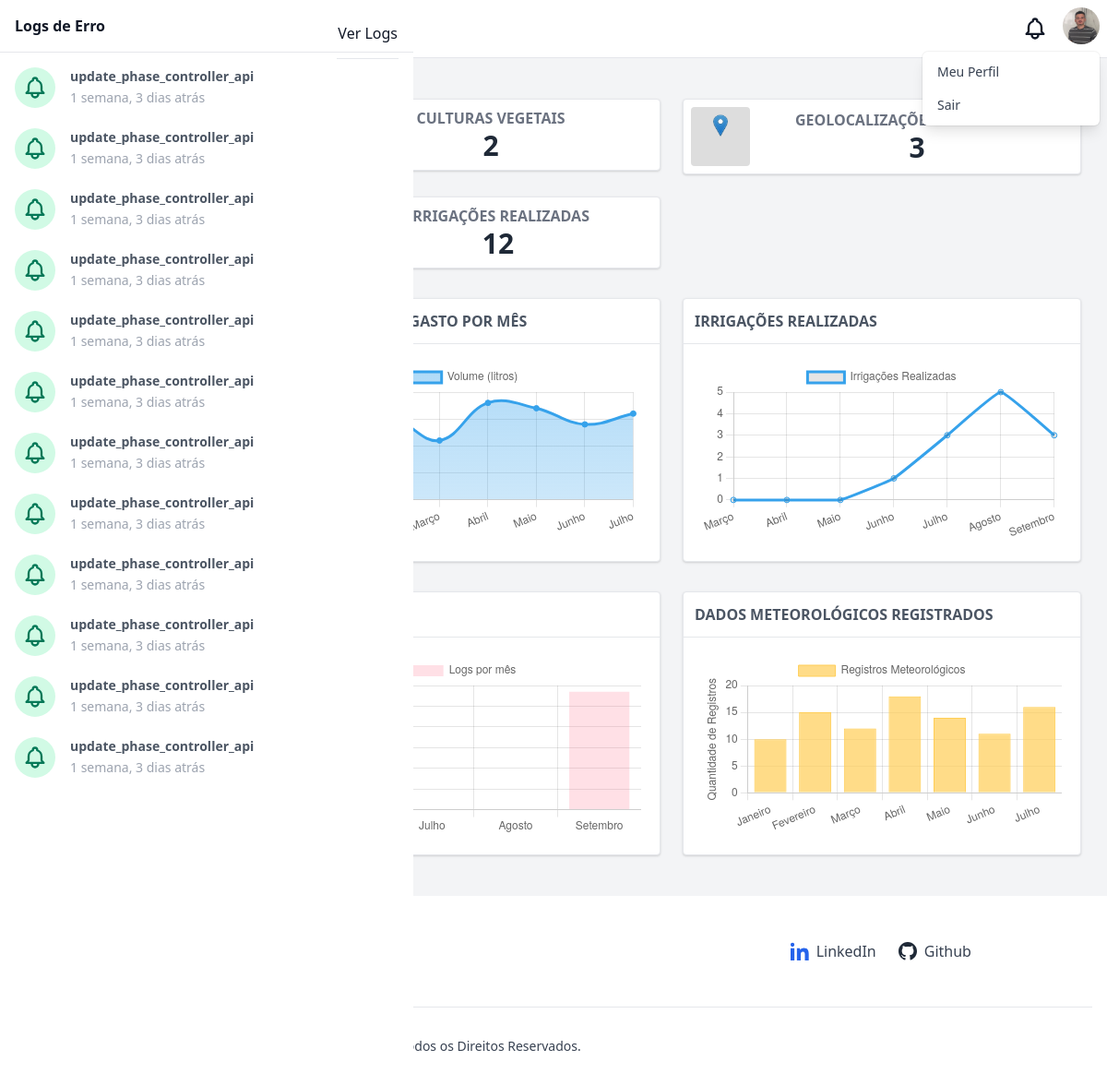
Before: / (signed in) with the older database file.
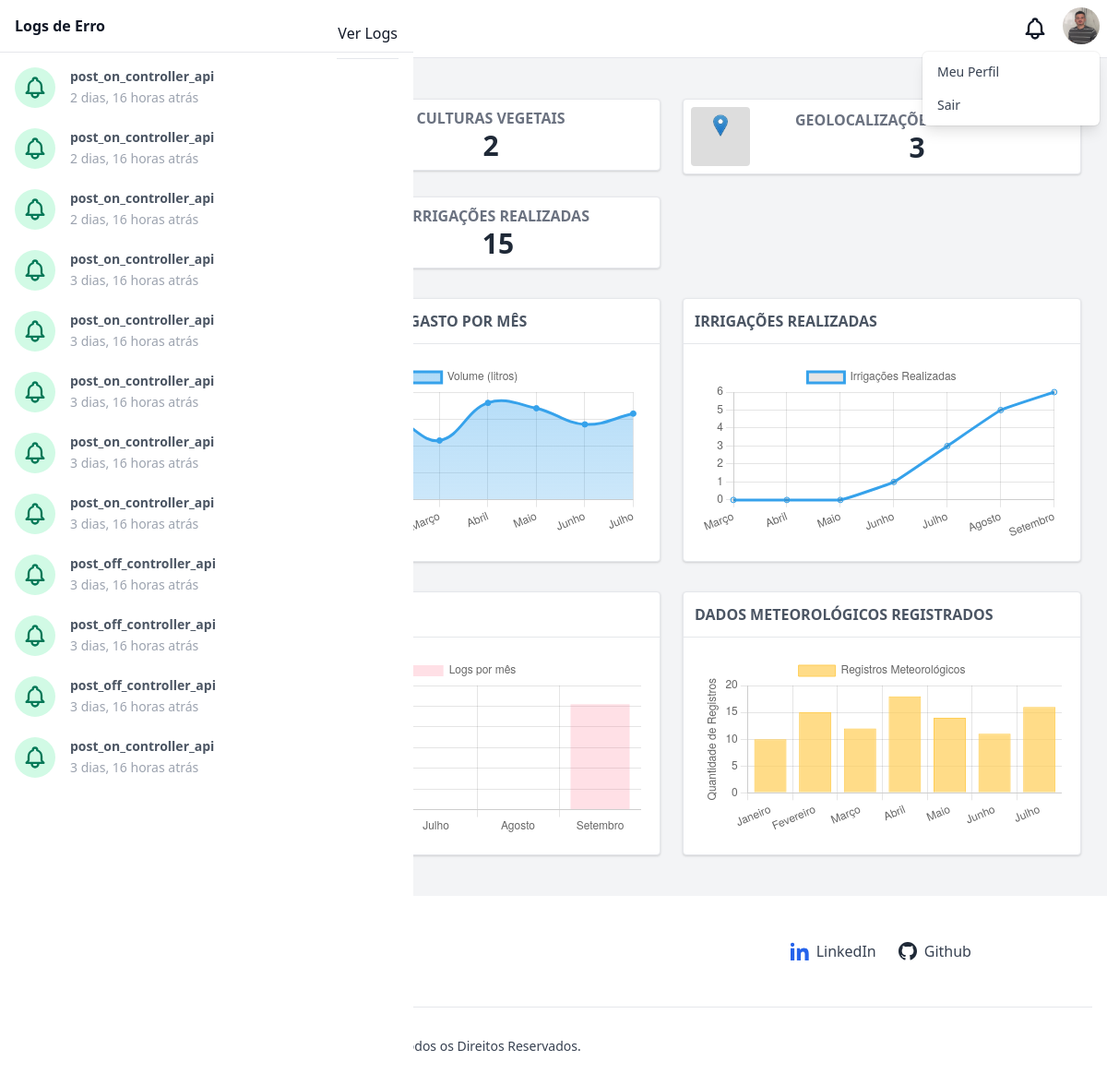
After: the same page with the newer database file.
### logs/models.py (models this page shows, shortened)
class Log(models.Model):
    reference = models.CharField(max_length=255)
    viewed = models.BooleanField(default=0)
    exception = models.JSONField()
    created_at = models.DateTimeField()

### AcquaCallidus/views.py (the view)
# urls.py: path('', views.home, name='home'),
@login_required(login_url='/auth/login/')
def home(request):
    logs = Log.objects.order_by('-created_at')
    hasUnread = logs.filter(viewed=False).exists()
    logs = logs[:12]
    today = now()
    geolocationFavorite = Geolocation.objects.filter(favorite=True).first()
    formCultureVegetable = CultureVegetableForm()
    irrigationCount = IrrigationVolume.objects.count()
    geolocationCount = Geolocation.objects.count()
    cultureCount = CultureVegetable.objects.count()
    months = OrderedDict()
    for i in range(3, -1, -1):
        monthDate = (today.replace(day=1) - timedelta(days=30 * i)).replace(day=1)
        label = portugueseMonths[monthDate.month]
        months[label] = 0
    fromDate = today - timedelta(days=120)
    logsPerMonth = (
        Log.objects
        .filter(created_at__gte=fromDate)
        .annotate(month=TruncMonth('created_at'))
        .values('month')
        .annotate(count=Count('id'))
        .order_by('month')
    )
    for item in logsPerMonth:
        label = portugueseMonths[item['month'].month]
        if label in months:
            months[label] = item['count']
    monthsIrrigation = OrderedDict()
    for i in range(6, -1, -1):
        monthDate = (today.replace(day=1) - timedelta(days=30 * i)).replace(day=1)
        label = portugueseMonths[monthDate.month]
        monthsIrrigation[label] = 0
    fromDateIrrigation = today - timedelta(days=210)
    irrigationPerMonth = (
        IrrigationVolume.objects
        .filter(date__gte=fromDateIrrigation)
        .annotate(month=TruncMonth('date'))
        .values('month')
        .annotate(count=Count('id'))
        .order_by('month')
    )
    for item in irrigationPerMonth:
        label = portugueseMonths[item['month'].month]
        if label in monthsIrrigation:
            monthsIrrigation[label] = item['count']
    return render(request, 'pages/home.html', context={
        'user': request.user,
        'logs': logs,
        'chart_labels': list(months.keys()),
        'chart_data': list(months.values()),
        'chart_labels_irrigation': list(monthsIrrigation.keys()),
        'chart_data_irrigation': list(monthsIrrigation.values()),
        'irrigation_count': irrigationCount,
        'geolocation_count': geolocationCount,
        'culture_count': cultureCount,
        'form_culture_vegetable': formCultureVegetable,
        'has_unread': hasUnread,
        'geolocation_favorite' : geolocationFavorite
    })

### templates/pages/home.html (shortened to what the changed rows need)
{% extends "base.html" %}
{% load static %}
{% block content %}
<link rel="stylesheet" href="https://use.fontawesome.com/releases/v5.3.1/css/all.css">
<link rel="stylesheet" href="https://unpkg.com/tailwindcss@2.2.19/dist/tailwind.min.css"/>
<div class="bg-gray-100 font-sans leading-normal tracking-normal">
    <div class="container w-full mx-auto py-8">
        <div class="w-full px-4 text-gray-800 leading-normal">
            <div class="flex flex-wrap">
                <div class="w-full md:w-1/2 xl:w-1/3 p-3">
                    <div class="bg-white border rounded shadow p-2">
                        <div class="flex flex-row items-center">
                            <div class="flex-1 text-right md:text-center">
                                <h5 class="font-bold uppercase text-gray-500">Irrigações Realizadas</h5>
                                <h3 class="font-bold text-3xl">{{ irrigation_count }}</h3>
                            </div>
                        </div>
                    </div>
                </div>
            </div>
            <div class="flex flex-row flex-wrap flex-grow mt-2">
                            <script>
                                const ctxVolume = document.getElementById("chartjs-volume").getContext("2d");
                                const gradientBlue = ctxVolume.createLinearGradient(0, 0, 0, 400);
                                gradientBlue.addColorStop(0, "rgba(54, 162, 235, 0.4)");
                                gradientBlue.addColorStop(1, "rgba(54, 162, 235, 0)");
                                const volumeLabels = ["Janeiro", "Fevereiro", "Março", "Abril", "Maio", "Junho", "Julho"];
                                const volumeData = [1200, 1500, 1100, 1800, 1700, 1400, 1600];
                                new Chart(ctxVolume, {
                                    type: "line",
                                    data: {
                                        labels: volumeLabels,
                                        datasets: [{
                                            label: "Volume (litros)",
                                            data: volumeData,
                                            fill: true,
                                            backgroundColor: gradientBlue,
                                            borderColor: "rgba(54, 162, 235, 1)",
                                            pointBackgroundColor: "rgba(54, 162, 235, 1)",
                                            tension: 0.4
                                        }]
                                    },
                                    options: {
                                        responsive: true,
                                        scales: {
                                            y: {
                                                beginAtZero: true,
                                                title: {
                                                    display: true,
                                                    text: "Litros"
                                                }
                                            }
                                        },
                                        plugins: {
                                            legend: {
                                                position: 'top'
                                            }
                                        }
                                    }
                                });
                            </script>
                <div class="w-full md:w-1/2 p-3">
                    <div class="bg-white border rounded shadow">
                        <div class="p-5">
                            <canvas id="chartjs-0" class="chartjs" width="undefined" height="undefined"></canvas>
                            <script>
                                const irrigationLabels = {{ chart_labels_irrigation|safe }};
                                const irrigationData = {{ chart_data_irrigation|safe }};
                                new Chart(document.getElementById("chartjs-0"), {
                                    type: "line",
                                    data: {
                                        labels: irrigationLabels,
                                        datasets: [{
                                            label: "Irrigações Realizadas",
                                            data: irrigationData,
                                            fill: false,
                                            borderColor: "rgb(54, 162, 235)",
                                            lineTension: 0.1
                                        }]
                                    },
                                    options: {
                                        responsive: true,
                                        scales: {
                                            y: {
                                                beginAtZero: true
                                            }
                                        }
                                    }
                                });
                            </script>
                        </div>
                    </div>
                </div>
            </div>
            <div class="flex flex-row flex-wrap flex-grow mt-2">
                <div class="w-full md:w-1/2 p-3">
                    <div class="bg-white border rounded shadow">
                        <div class="p-5">
                            <canvas id="chartjs-7" class="chartjs" width="undefined" height="undefined"></canvas>
                            <script>
                                const chartLabels = {{ chart_labels|safe }};
                                const chartData = {{ chart_data|safe }};
                                new Chart(document.getElementById("chartjs-7"), {
                                    type: "bar",
                                    data: {
                                        labels: chartLabels,
                                        datasets: [{
                                            label: "Logs por mês",
                                            data: chartData,
                                            borderColor: "rgb(255, 99, 132)",
                                            backgroundColor: "rgba(255, 99, 132, 0.2)"
                                        }]
                                    },
                                    options: {
                                        responsive: true,
                                        scales: {
                                            y: {
                                                beginAtZero: true
                                            }
                                        }
                                    }
                                });
                            </script>
                        </div>
                    </div>
                </div>
                            <script>
                                const meteoLabels = ["Janeiro", "Fevereiro", "Março", "Abril", "Maio", "Junho", "Julho"];
                                const meteoData = [10, 15, 12, 18, 14, 11, 16];
                                new Chart(document.getElementById("chartjs-meteorological-area"), {
                                    type: "bar",
                                    data: {
                                        labels: meteoLabels,
                                        datasets: [{
                                            label: "Registros Meteorológicos",
                                            data: meteoData,
                                            backgroundColor: "rgba(255, 206, 86, 0.7)",
                                            borderColor: "rgba(255, 206, 86, 1)",
                                            borderWidth: 1
                                        }]
                                    },
                                    options: {
                                        responsive: true,
                                        scales: {
                                            y: {
                                                beginAtZero: true,
                                                title: {
                                                    display: true,
                                                    text: "Quantidade de Registros"
                                                }
                                            }
                                        },
                                        plugins: {
                                            legend: {
                                                position: 'top'
                                            }
                                        }
                                    }
                                });
                            </script>
            </div>
        </div>
    </div>
</div>
{% endblock %}

### templates/base.html (shortened to what the changed rows need)
{% load static %}
<!DOCTYPE html>
<html lang="pt-br">
  <head>
    <link href="{% static 'css/style.css' %}" rel="stylesheet" />
    <link href="{% static 'css/base.css' %}" rel="stylesheet" />
    <link rel="stylesheet" href="https://unpkg.com/leaflet@1.9.4/dist/leaflet.css" />
  </head>
  <body>
    <div x-data="setup()" x-init="$refs.loading.classList.add('hidden'); setColors(color);" :class="{ 'dark': isDark}">
      <div class="flex h-screen antialiased text-gray-900 bg-gray-100 dark:bg-dark dark:text-light">
        <div class="flex-1 h-full overflow-x-hidden overflow-y-auto">
        {% block content %}
        {% endblock %}
        </div>
        <section
          x-transition:enter="transition duration-300 ease-in-out transform sm:duration-500"
          x-transition:enter-start="-translate-x-full"
          x-transition:enter-end="translate-x-0"
          x-transition:leave="transition duration-300 ease-in-out transform sm:duration-500"
          x-transition:leave-start="translate-x-0"
          x-transition:leave-end="-translate-x-full"
          x-ref="notificationsPanel"
          x-show="isNotificationsPanelOpen"
          @keydown.escape="isNotificationsPanelOpen = false"
          tabindex="-1"
          aria-labelledby="notificationPanelLabel"
          class="fixed inset-y-0 z-20 w-full max-w-xs bg-white dark:bg-darker dark:text-light sm:max-w-md focus:outline-none"
        >
          <div class="flex flex-col h-screen" x-data="{ activeTabe: 'action' }">
            <div class="flex-shrink-0">
              <div class="flex items-center justify-between px-4 pt-4 border-b dark:border-primary-darker">
                <h2 id="notificationPanelLabel" class="pb-4 font-semibold">Logs de Erro</h2>
              </div>
            </div>
            <div class="flex-1 pt-4 overflow-y-hidden hover:overflow-y-auto">
              {% if logs %}
                <div class="space-y-4" x-show.transition.in="activeTabe == 'action'">
                  {% for log in logs %}
                    <a href="/logs/{{log.id}}/get/"
                      class="block hover:bg-gray-100 dark:hover:bg-gray-200 rounded transition-colors duration-150">
                      <div class="flex px-4 space-x-4">
                        <div class="relative flex-shrink-0">
                          <span class="inline-block p-2 overflow-visible rounded-full
                            {% if log.viewed %}
                              bg-green-100 text-green-700
                            {% else %}
                              bg-yellow-100 text-yellow-700
                            {% endif %}">
                          </span>
                          <div class="absolute h-24 p-px -mt-3 -ml-px bg-primary-50 left-1/2 dark:bg-primary-darker"></div>
                        </div>
                        <div class="flex-1 overflow-hidden">
                          <h5 class="text-sm font-semibold text-gray-600 dark:text-light">
                            {{ log.reference }}
                          </h5>
                          <span class="text-sm font-normal text-gray-400 dark:text-primary-light">
                            {{ log.created_at|timesince }} atrás
                          </span>
                        </div>
                      </div>
                    </a>
                  {% endfor %}
                </div>
              {% endif %}
            </div>
          </div>
      </div>
    </div>
  </body>
</html>

Changed rows visible on the page:
no longer on this page (row unchanged): Log: reference "update_phase_controller_api", created_at "1 semana, 3 dias"
no longer on this page (row unchanged): Log: reference "update_phase_controller_api", created_at "1 semana, 3 dias"
no longer on this page (row unchanged): Log: reference "update_phase_controller_api", created_at "1 semana, 3 dias"
no longer on this page (row unchanged): Log: reference "update_phase_controller_api", created_at "1 semana, 3 dias"
no longer on this page (row unchanged): Log: reference "update_phase_controller_api", created_at "1 semana, 3 dias"
no longer on this page (row unchanged): Log: reference "update_phase_controller_api", created_at "1 semana, 3 dias"
no longer on this page (row unchanged): Log: reference "update_phase_controller_api", created_at "1 semana, 3 dias"
no longer on this page (row unchanged): Log: reference "update_phase_controller_api", created_at "1 semana, 3 dias"
no longer on this page (row unchanged): Log: reference "update_phase_controller_api", created_at "1 semana, 3 dias"
no longer on this page (row unchanged): Log: reference "update_phase_controller_api", created_at "1 semana, 3 dias"
no longer on this page (row unchanged): Log: reference "update_phase_controller_api", created_at "1 semana, 3 dias"
no longer on this page (row unchanged): Log: reference "update_phase_controller_api", created_at "1 semana, 3 dias"
added Log: reference "post_on_controller_api", created_at "2 dias, 16 horas"
added Log: reference "post_on_controller_api", created_at "2 dias, 16 horas"
added Log: reference "post_on_controller_api", created_at "2 dias, 16 horas"
added Log: reference "post_on_controller_api", created_at "3 dias, 16 horas"
added Log: reference "post_on_controller_api", created_at "3 dias, 16 horas"
added Log: reference "post_on_controller_api", created_at "3 dias, 16 horas"
added Log: reference "post_on_controller_api", created_at "3 dias, 16 horas"
added Log: reference "post_on_controller_api", created_at "3 dias, 16 horas"
added Log: reference "post_off_controller_api", created_at "3 dias, 16 horas"
added Log: reference "post_off_controller_api", created_at "3 dias, 16 horas"
added Log: reference "post_off_controller_api", created_at "3 dias, 16 horas"
added Log: reference "post_on_controller_api", created_at "3 dias, 16 horas"
Other visible differences:
{{ irrigation_count }}: "12" → "15"
chart data {{ chart_data_irrigation|safe }}: [0, 0, 0, 1, 3, 5, 3] → [0, 0, 0, 1, 3, 5, 6]
chart data {{ chart_data|safe }}: [2, 0, 0, 57] → [2, 0, 0, 102]
